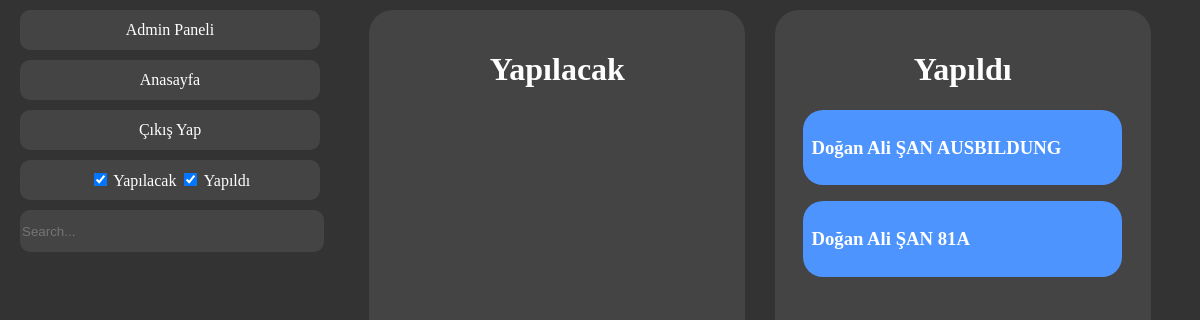
Screenshot of / (signed in) with the database file from the repository.
### tables this page shows
CREATE TABLE "Users" (
	"firstname"	TEXT NOT NULL,
	"lastname"	TEXT NOT NULL,
	"tckn"	TEXT NOT NULL UNIQUE,
	"email"	TEXT NOT NULL UNIQUE,
	"phoneNumber"	TEXT NOT NULL UNIQUE,
	"password"	TEXT NOT NULL,
	"salt"	TEXT NOT NULL,
	"role"	TEXT NOT NULL,
	"parentRoles"	TEXT NOT NULL,
	"templates"	TEXT,
	"kvkk"	INTEGER,
	PRIMARY KEY("tckn")
);

### app/routes/main_routes.py (the view)
@main_bp.route('/index', methods=['GET','POST'])
@main_bp.route('/', methods=['GET','POST'])
def dashboard():
    form = UploadFileForm()
    if 'email' in session:
        tckn = session["tckn"]
        conn = get_db()
        cursor = conn.cursor()
        cursor.execute("SELECT templates FROM Users WHERE tckn = ?", (tckn,))
        result = cursor.fetchone()
        templates= [] if result[0] == None else json.loads(result[0])
        session["template"]=templates
        return render_template("index.html",session=session,json=json,t_type= t_types,
        form=form,check_files=check_files,
        convert_name=convert_name,enumerate=enumerate,str=str,
        len=len)
    return redirect(url_for('auth.login'))

### functions.py
class UploadFileForm(FlaskForm):
    file = FileField("file",validators=[InputRequired(),  FileAllowed(['pdf', 'doc', 'docx'], message='Only PDF files allowed.')])
    submit_button = SubmitField("Upload File")

### functions.py (called while the page is built)
def get_app():
    app = Flask(__name__,template_folder='app/templates',static_folder='app/static')
    app.secret_key = "!g2q_q*p#!6j)nmdnb170&)y4i54!l2)ji&w7u%e16i5n^2)"
    app.config['DATABASE'] = 'app/main.db'
    app.config['UPLOAD_FOLDER'] = 'static/files'
    app.config['MAIL_SERVER'] = 'smtp.gmail.com'
    app.config['MAIL_PORT'] = 587
    app.config['MAIL_USE_TLS'] = True
    app.config['MAIL_USERNAME'] = 'visamateinformation@gmail.com'
    app.config['MAIL_PASSWORD'] = 'nqmf lftv mhaw tiba'
    return app

def get_db():
    app = get_app()
    db = getattr(g, '_database', None)
    if db is None:
        db = g._database = sqlite3.connect(app.config['DATABASE'])
    return db

### app/templates/index.html (shortened to what this page needs)
<!DOCTYPE html>
<html lang="en">
<head>
    <link rel="stylesheet" href="static/css/style.css" />
</head>
<body>
    <div class="container">
        <nav class="navigator">
            <div class="navigator-links">
                {%if session.get("role") in ["Admin","SuperAdmin"]%}
                <a class="nav-button" href="/admin">Admin Paneli</a>
                {%endif%}
                <a class="nav-button" href="/">Anasayfa</a>
                <a class="nav-button" href="/logout">Çıkış Yap</a>
                <div class="nav-button">
                    <form action="" class="filter">
                        <input type="checkbox" name="inprogress-filter" id="inprogress-filter" checked>
                        <label for="inprogress-filter">
                            Yapılacak
                        </label>
                        <input type="checkbox" name="done-filter" id="done-filter" checked>
                        <label for="done-filter">
                            Yapıldı
                        </label>
                    </form>
                </div>
                <input type="text" class="searchbar nav-button" id="searchInput" placeholder="Search...">
            </div>
        </nav>
        <div class="templates">
            <div id="inprogress" class="home-inprogress template">
                <div class="home-title">
                    <h1 class="home-heading">
                        <span>Yapılacak</span>
                        <br />
                    </h1>
                </div>
            </div>
            <div id="done" class="home-done template">
                <div class="home-title">
                    <h1 class="home-heading">
                        <span>Yapıldı</span>
                        <br />
                    </h1>
                </div>
                <div id="done-content" class="home-done-content template-content">
                    {% for template in session["template"] %}
                    {%if template.get("templateStatus") == 1 %}
                    {% with
                        template=template,
                        session=session,
                        json=json,
                        t_type=t_type,
                        form=form,
                        check_files=check_files,
                        convert_name=convert_name,
                        enumerate=enumerate,
                        str=str,
                        len=len
                    %}
                        {% include 'modal.html' %}
                    {% endwith %}
                    {%endif%}
                    {% endfor %}
                </div>
            </div>
        </div>
    </div>
</body>
</html>

### app/templates/modal.html (shortened to what this page needs)
{% set template_id = template.get('template_id') %}
{% set tckn = session.get('tckn') %}
{% set surname = session.get('surname') %}
{% set username = session.get('username') %}
{% set templateType = template.get("templateType") %}
{% set identifier = str(surname)+str(tckn[-4:])+str(template_id) %}
<div draggable='true' class='draggable-item' data-modal-target="modal{{identifier}}">
    <h3 id='display_name' class='home-text02'>
        <span>{{username}} {{surname}} {{templateType}}</span>
        <br />
    </h3>
</div>

### app/static/css/style.css (style rules this page uses)
:root { --dl-background-color: #333; --dl-repeating-color: #4d94ff; --dl-button-color: #444; --dl-first-color: #FF5733; --dl-second-color:#FFC300; --dl-third-color:#4CAF50; --dl-fourth-color:#2196F3; --dl-fifth-color:#9C27B0; --dl-hover-color: #6aa6ff; --dl-color-gray-500: #595959; --dl-color-gray-700: #999999; --dl-color-gray-900: #D9D9D9; --dl-size-size-large: 144px; --dl-size-size-small: 48px; --dl-color-danger-300: #A22020; --dl-color-danger-500: #BF2626; --dl-color-danger-700: #E14747; --dl-color-gray-black: #000000; --dl-color-gray-white: #FFFFFF; --dl-size-size-medium: 96px; --dl-size-size-xlarge: 192px; --dl-size-size-xsmall: 16px; --dl-space-space-unit: 16px; --dl-color-primary-100: #003EB3; --dl-color-primary-300: #0074F0; --dl-color-primary-500: #14A9FF; --dl-color-primary-700: #85DCFF; --dl-color-success-300: #199033; --dl-color-success-500: #32A94C; --dl-color-success-700: #4CC366; --dl-size-size-xxlarge: 288px; --dl-size-size-maxwidth: 1400px; --dl-radius-radius-round: 50%; --dl-space-space-halfunit: 8px; --dl-space-space-sixunits: 96px; --dl-space-space-twounits: 32px; --dl-radius-radius-radius2: 2px; --dl-radius-radius-radius4: 4px; --dl-radius-radius-radius8: 8px; --dl-space-space-fiveunits: 80px; --dl-space-space-fourunits: 64px; --dl-space-space-threeunits: 48px; --dl-space-space-oneandhalfunits: 24px; }
html, body, .canvass { height: 100%; margin: 0; padding: 0; }
.container { height:100%; margin:0; padding-top:10px; }
body { background-color: var(--dl-background-color); color: white; }
.container { display: flex; justify-content: space-evenly; }
.navigator { width: 300px; display: flex; flex-direction: column; }
.navigator-links { display: flex; flex-direction: column; }
.nav-button { width: 100%; height: 40px; display: flex; align-items: center; justify-content: center; background-color: var(--dl-button-color); color: white; border: none; border-radius: 10px; margin-bottom: 10px; text-decoration: none; }
.home-title { align-self: center; }
.templates { width: 70%; display: flex; justify-content: space-evenly; }
.template { width: 40%; height: auto; display: flex; border-radius: 24px; background-color: #444; flex-direction: column; padding: 20px; }
.template-content { display: flex; width: 100%; flex-direction: column; align-items: center; }
.draggable-item { width: 90%; display: flex; flex-direction: column; padding: var(--dl-space-space-halfunit); position: relative; align-items: stretch; border-radius: 20px; margin-bottom: var(--dl-space-space-unit); justify-content: space-between; background-color: var(--dl-repeating-color); }
.searchbar { height: 40px; background-color: var(--dl-button-color); color: white; }

### rows the page displays
Users: firstname "Doğan Ali", lastname "ŞAN", templateType "AUSBILDUNG", templateType "81A"
